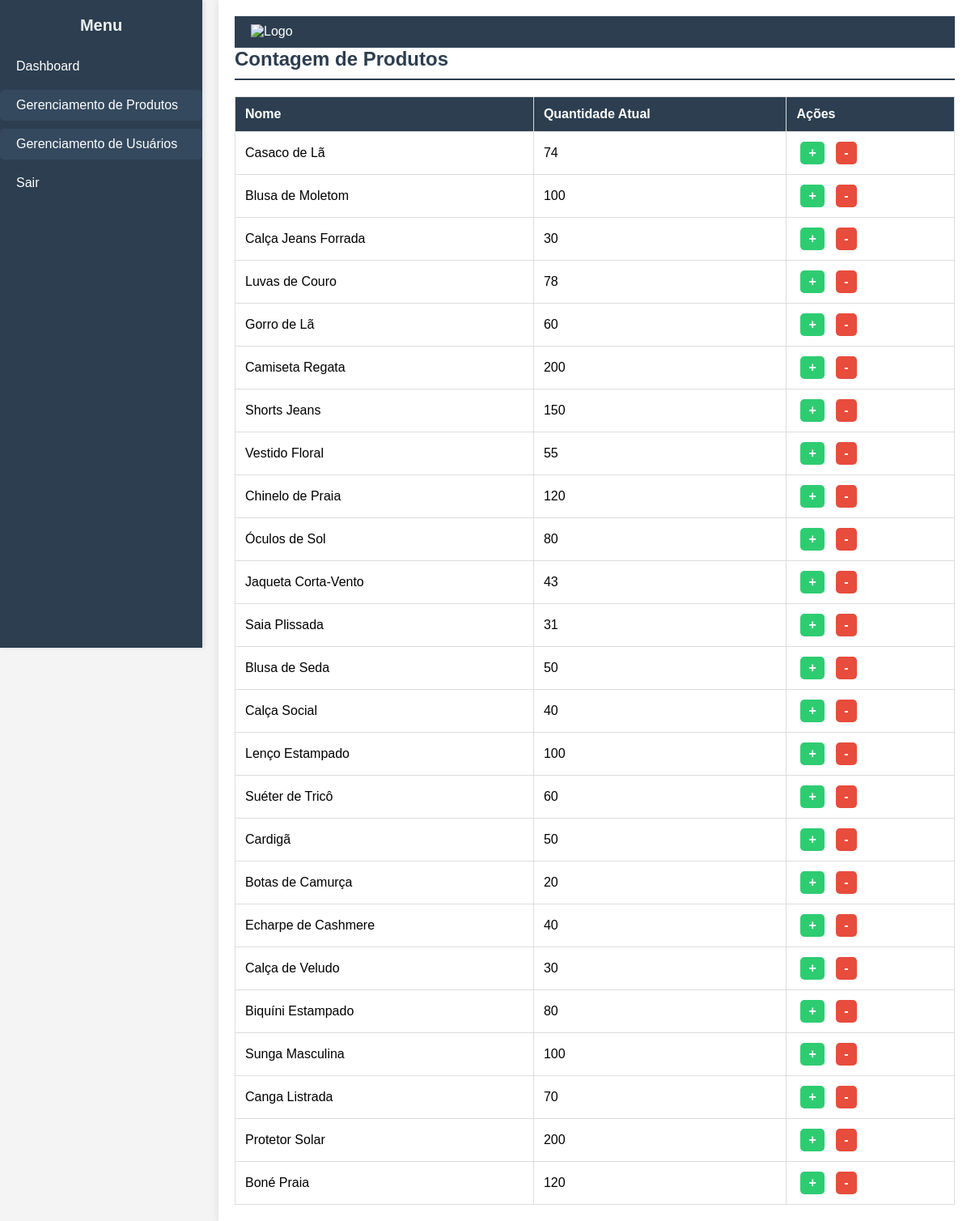
The app's page /contagem.php (signed in), older data.
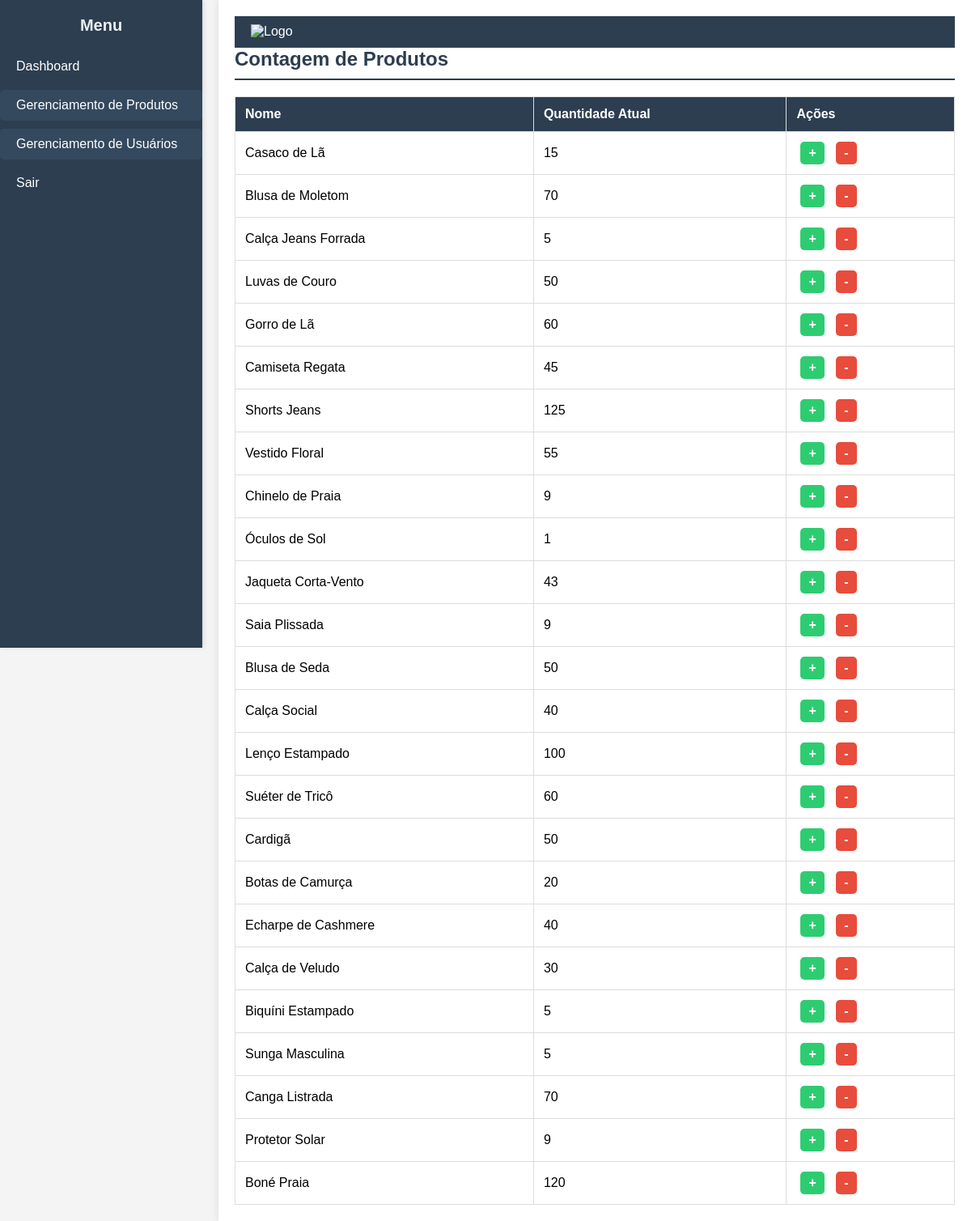
The same page, newer data.
### tables this page shows
CREATE TABLE `produtos` (
  `id` int(11) NOT NULL,
  `nome` varchar(100) NOT NULL,
  `descricao` text DEFAULT NULL,
  `quantidade` int(11) NOT NULL,
  `preco` decimal(10,2) NOT NULL,
  `categoria_id` int(11) DEFAULT NULL,
  `estoque_minimo` int(11) DEFAULT 10
);

### contagem.php (the view, shortened to what this page needs)
<?php
include_once 'db/connect.php';
$stmt = $pdo->query("SELECT * FROM produtos");
$produtos = $stmt->fetchAll(PDO::FETCH_ASSOC);
?>
<!DOCTYPE html>
<html lang="pt-br">
<head>
    <link rel="stylesheet" href="css/style.css">
</head>
<body>
    <div class="container">
        <?php include_once 'includes/sidebar.php'; ?>
        <main class="content">
            <header class="header">
                <div class="logo">
                <img src="https://bluefocus.com.br/sites/default/files/styles/medium/public/estoque.png?itok=1yVi8VcO" alt="Logo" width="50">
                </div>
            </header>
            <div class="scrollable-content">
                <h2>Contagem de Produtos</h2>
                <table>
                    <thead>
                        <tr>
                            <th>Nome</th>
                            <th>Quantidade Atual</th>
                            <th>Ações</th>
                        </tr>
                    </thead>
                    <tbody>
                        <?php foreach ($produtos as $produto): ?>
                            <tr>
                                <td><?= htmlspecialchars($produto['nome']) ?></td>
                                <td><?= $produto['quantidade'] ?></td>
                                <td>
                                    <a href="?acao=adicionar&id=<?= $produto['id'] ?>" class="btn btn-success">+</a>
                                    <a href="?acao=remover&id=<?= $produto['id'] ?>" class="btn btn-danger">-</a>
                                </td>
                            </tr>
                        <?php endforeach; ?>
                    </tbody>
                </table>
            </div>
        </main>
    </div>
</body>
</html>

### includes/sidebar.php (shortened to what this page needs)
<?php
$nivel_acesso = $_SESSION['nivel_acesso'];
?>
<aside class="sidebar">
    <h2>Menu</h2>
    <ul>
        <li><a href="dashboard.php">Dashboard</a></li>
        <li class="submenu">
            <span class="submenu-title">Gerenciamento de Produtos</span>
        </li>
        <?php if ($nivel_acesso == 'admin'): ?>
            <li class="submenu">
                <span class="submenu-title">Gerenciamento de Usuários</span>
            </li>
        <?php endif; ?>
        <li><a href="logout.php">Sair</a></li>
    </ul>
</aside>

### css/style.css (style rules this page uses)
* { margin: 0; padding: 0; box-sizing: border-box; }
body { font-family: Arial, sans-serif; background-color: #f4f4f4; display: flex; min-height: 100vh; }
.header { display: flex; justify-content: space-between; align-items: center; padding: 10px 20px; background-color: #2c3e50; color: white; font-size: 16px; border-bottom: 1px solid #34495e; }
.header .logo img { height: 40px; }
.container { display: flex; width: 100%; }
.sidebar { width: 250px; background-color: #2c3e50; color: white; height: 100vh; position: fixed; transition: all 0.3s ease; box-shadow: 2px 0 5px rgba(0, 0, 0, 0.1); }
.sidebar h2 { text-align: center; margin: 20px 0; font-size: 20px; font-weight: bold; color: #ecf0f1; }
.sidebar ul { list-style: none; }
.sidebar ul li { margin-bottom: 10px; }
.sidebar ul li a { color: white; text-decoration: none; font-size: 16px; display: block; padding: 10px 20px; border-radius: 5px; transition: background-color 0.3s ease; }
.submenu { margin-bottom: 10px; }
.submenu-title { display: block; padding: 10px 20px; background-color: #34495e; color: white; font-size: 16px; cursor: pointer; border-radius: 5px; transition: background-color 0.3s ease; }
.content { margin-left: 270px; padding: 20px; width: calc(100% - 270px); background-color: #ffffff; box-shadow: 0 0 10px rgba(0, 0, 0, 0.1); min-height: 100vh; transition: margin-left 0.3s ease; }
.content h2 { color: #2c3e50; font-size: 24px; margin-bottom: 20px; border-bottom: 2px solid #2c3e50; padding-bottom: 10px; }
table { width: 100%; border-collapse: collapse; margin-top: 20px; font-size: 16px; }
table th, table td { border: 1px solid #ddd; padding: 12px; text-align: left; }
table th { background-color: #2c3e50; color: white; }
table td a { color: #2980b9; text-decoration: none; font-weight: bold; transition: color 0.3s ease; }
.btn { display: inline-block; padding: 5px 10px; margin: 0 5px; border-radius: 5px; text-decoration: none; color: white; font-weight: bold; transition: background-color 0.3s ease; }
.btn-success { background-color: #2ecc71; }
.btn-danger { background-color: #e74c3c; }

Row changes from the older to the newer data that the page shows:
changed produtos "Casaco de Lã": quantidade "74" → "15"
changed produtos "Blusa de Moletom": quantidade "100" → "70"
changed produtos "Calça Jeans Forrada": quantidade "30" → "5"
changed produtos "Luvas de Couro": quantidade "78" → "50"
changed produtos "Camiseta Regata": quantidade "200" → "45"
changed produtos "Shorts Jeans": quantidade "150" → "125"
changed produtos "Chinelo de Praia": quantidade "120" → "9"
changed produtos "Óculos de Sol": quantidade "80" → "1"
changed produtos "Saia Plissada": quantidade "31" → "9"
changed produtos "Biquíni Estampado": quantidade "80" → "5"
changed produtos "Sunga Masculina": quantidade "100" → "5"
changed produtos "Protetor Solar": quantidade "200" → "9"
